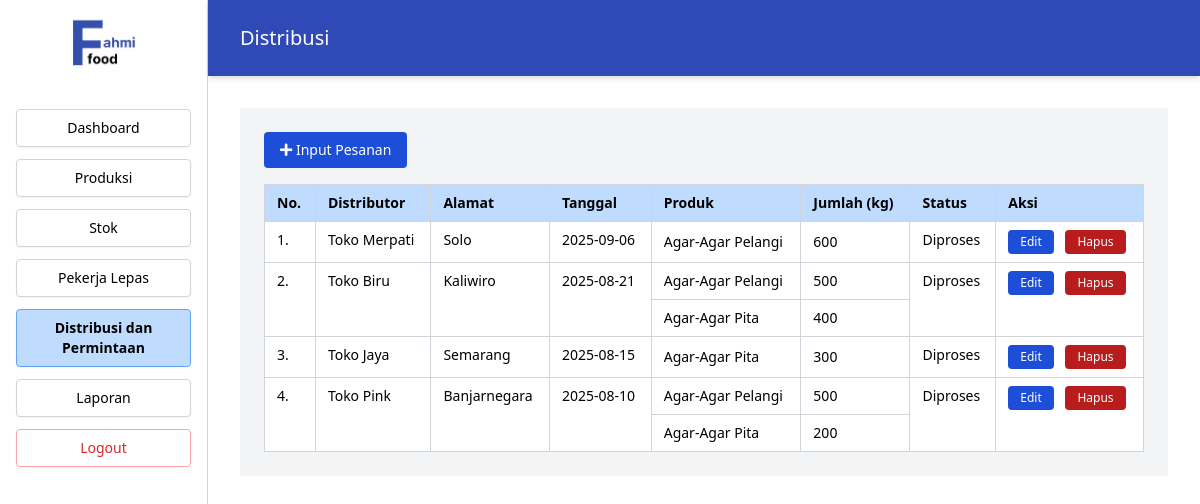
The page /Index.php?page=distribusi (signed in) on the database its author committed.
### tables this page shows
CREATE TABLE `distribusi` (
  `id_distribusi` int(11) NOT NULL,
  `nama_toko` varchar(100) DEFAULT NULL,
  `tanggal_distribusi` date DEFAULT NULL,
  `id_produk` int(11) NOT NULL,
  `jumlah_pesanan` int(11) DEFAULT NULL,
  `tanggal_pesanan` date DEFAULT NULL,
  `status_pengiriman` varchar(50) DEFAULT NULL,
  `nama_distributor` varchar(100) DEFAULT NULL,
  `alamat_distributor` varchar(255) DEFAULT NULL,
  `id_distributor` int(11) DEFAULT NULL
);

CREATE TABLE `produk` (
  `id_produk` int(11) NOT NULL,
  `nama_produk` varchar(100) NOT NULL
);

### src/Distribusi.php (the view, shortened to what this page needs)
<?php
include 'koneksi.php';
$daftar_distribusi = $pdo->query("
  SELECT d.id_distribusi,
         d.nama_distributor, d.alamat_distributor,
         d.tanggal_pesanan, d.status_pengiriman,
         d.id_produk, d.jumlah_pesanan,
         p.nama_produk
    FROM distribusi d
    JOIN produk p ON d.id_produk = p.id_produk
 ORDER BY d.tanggal_pesanan DESC, d.nama_distributor ASC, d.id_distribusi ASC
")->fetchAll(PDO::FETCH_ASSOC);
?>
<main class="flex-1 bg-gray-100">
  <section class="p-6 overflow-x-auto">
    <button id="btnTambah" class="mb-4 inline-flex items-center bg-blue-700 hover:bg-blue-800 text-white text-sm font-normal px-4 py-2 rounded" type="button">
      <i class="fas fa-plus"></i>&nbsp;Input Pesanan
    </button>
    <table class="w-full border border-gray-300 text-sm bg-white">
      <thead>
        <tr class="bg-blue-200 text-black text-left">
          <th class="border border-gray-300 px-3 py-2">No.</th>
          <th class="border border-gray-300 px-3 py-2">Distributor</th>
          <th class="border border-gray-300 px-3 py-2">Alamat</th>
          <th class="border border-gray-300 px-3 py-2">Tanggal</th>
          <th class="border border-gray-300 px-3 py-2">Produk</th>
          <th class="border border-gray-300 px-3 py-2">Jumlah (kg)</th>
          <th class="border border-gray-300 px-3 py-2">Status</th>
          <th class="border border-gray-300 px-3 py-2">Aksi</th>
        </tr>
      </thead>
      <tbody>
        <?php
        if (empty($daftar_distribusi)):
        ?>
          <tr>
            <td colspan="8" class="border border-gray-300 px-3 py-4 text-center text-gray-500">
              Belum ada data distribusi.
            </td>
          </tr>
        <?php
        else:
          $groups = [];
          foreach ($daftar_distribusi as $row) {
            $key = $row['nama_distributor'].'|'.$row['alamat_distributor'].'|'.$row['tanggal_pesanan'].'|'.$row['status_pengiriman'];
            if (!isset($groups[$key])) {
              $groups[$key] = [
                'header' => [
                  'nama_distributor'  => $row['nama_distributor'],
                  'alamat_distributor'=> $row['alamat_distributor'],
                  'tanggal_pesanan'   => $row['tanggal_pesanan'],
                  'status_pengiriman' => $row['status_pengiriman']
                ],
                'rows' => []
              ];
            }
            $groups[$key]['rows'][] = $row;
          }
          $no = 1;
          foreach ($groups as $g):
            $rowspan = count($g['rows']);
            $items = array_map(function($r){
              return ['id_produk'=>(int)$r['id_produk'],'jumlah'=>(int)$r['jumlah_pesanan']];
            }, $g['rows']);
            $items_json = htmlspecialchars(json_encode($items), ENT_QUOTES);
            foreach ($g['rows'] as $idx => $r):
        ?>
          <tr>
            <?php if ($idx === 0): ?>
              <td class="border border-gray-300 px-3 py-2 align-top" rowspan="<?= $rowspan ?>"><?= $no ?>.</td>
              <td class="border border-gray-300 px-3 py-2 align-top" rowspan="<?= $rowspan ?>"><?= htmlspecialchars($g['header']['nama_distributor']) ?></td>
              <td class="border border-gray-300 px-3 py-2 align-top" rowspan="<?= $rowspan ?>"><?= htmlspecialchars($g['header']['alamat_distributor']) ?></td>
              <td class="border border-gray-300 px-3 py-2 align-top" rowspan="<?= $rowspan ?>"><?= htmlspecialchars($g['header']['tanggal_pesanan']) ?></td>
            <?php endif; ?>
            <td class="border border-gray-300 px-3 py-2"><?= htmlspecialchars($r['nama_produk']) ?></td>
            <td class="border border-gray-300 px-3 py-2"><?= (int)$r['jumlah_pesanan'] ?></td>
            <?php if ($idx === 0): ?>
              <td class="border border-gray-300 px-3 py-2 align-top" rowspan="<?= $rowspan ?>"><?= htmlspecialchars($g['header']['status_pengiriman']) ?></td>
              <td class="border border-gray-300 px-3 py-2 align-top" rowspan="<?= $rowspan ?>">
                <button
                  class="btnEditGrup px-3 py-1 text-xs text-white rounded"
                  style="background-color:#1d4ed8;"
                  data-nama-old="<?= htmlspecialchars($g['header']['nama_distributor'], ENT_QUOTES) ?>"
                  data-alamat-old="<?= htmlspecialchars($g['header']['alamat_distributor'], ENT_QUOTES) ?>"
                  data-tanggal-old="<?= htmlspecialchars($g['header']['tanggal_pesanan'], ENT_QUOTES) ?>"
                  data-status-old="<?= htmlspecialchars($g['header']['status_pengiriman'], ENT_QUOTES) ?>"
                  data-items='<?= $items_json ?>'
                >Edit</button>
                <button
                  class="btnHapusGrup bg-red-700 text-white text-xs px-3 py-1 rounded ml-2"
                  data-nama-old="<?= htmlspecialchars($g['header']['nama_distributor'], ENT_QUOTES) ?>"
                  data-alamat-old="<?= htmlspecialchars($g['header']['alamat_distributor'], ENT_QUOTES) ?>"
                  data-tanggal-old="<?= htmlspecialchars($g['header']['tanggal_pesanan'], ENT_QUOTES) ?>"
                  data-status-old="<?= htmlspecialchars($g['header']['status_pengiriman'], ENT_QUOTES) ?>"
                >Hapus</button>
              </td>
            <?php endif; ?>
          </tr>
        <?php
            endforeach;
            $no++;
          endforeach;
        endif;
        ?>
      </tbody>
    </table>
  </section>
</main>

### rows shown on the page
distribusi: nama_distributor "Toko Merpati", alamat_distributor "Solo", tanggal_pesanan "2025-09-06", id_produk.nama_produk "Agar-Agar Pelangi", jumlah_pesanan "600", status_pengiriman "Diproses"
distribusi: nama_distributor "Toko Biru", alamat_distributor "Kaliwiro", tanggal_pesanan "2025-08-21", id_produk.nama_produk "Agar-Agar Pelangi", jumlah_pesanan "500", status_pengiriman "Diproses"
distribusi: id_produk.nama_produk "Agar-Agar Pita", jumlah_pesanan "400"
distribusi: nama_distributor "Toko Jaya", alamat_distributor "Semarang", tanggal_pesanan "2025-08-15", id_produk.nama_produk "Agar-Agar Pita", jumlah_pesanan "300", status_pengiriman "Diproses"
distribusi: nama_distributor "Toko Pink", alamat_distributor "Banjarnegara", tanggal_pesanan "2025-08-10", id_produk.nama_produk "Agar-Agar Pelangi", jumlah_pesanan "500", status_pengiriman "Diproses"
distribusi: id_produk.nama_produk "Agar-Agar Pita", jumlah_pesanan "200"

### other values the page prints
$label "Dashboard"
$label "Produksi"
$label "Stok"
$label "Pekerja Lepas"
$label "Distribusi dan Permintaan"
$label "Laporan"
$page "Distribusi"
